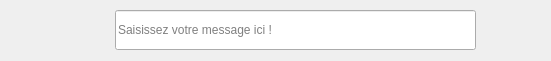
                 <widget class="QWidget" name="bottom_frame" native="true">
                  <property name="minimumSize">
                   <size>
                    <width>551</width>
                    <height>61</height>
                   </size>
                  </property>
                  <property name="maximumSize">
                   <size>
                    <width>16777215</width>
                    <height>61</height>
                   </size>
                  </property>
                  <property name="styleSheet">
                   <string notr="true">QWidget.QPushButton{
border-radius:20px;}</string>
                  </property>
                  <layout class="QHBoxLayout" name="horizontalLayout_2">
                   <property name="topMargin">
                    <number>0</number>
                   </property>
                   <property name="bottomMargin">
                    <number>0</number>
                   </property>
                   <item>
                    <widget class="QPushButton" name="media_btn">
                     <property name="minimumSize">
                      <size>
                       <width>40</width>
                       <height>40</height>
                      </size>
                     </property>
                     <property name="maximumSize">
                      <size>
                       <width>40</width>
                       <height>40</height>
                      </size>
                     </property>
                     <property name="styleSheet">
                      <string notr="true">/*background-image: url(:/icons/icons/plus.png);*/
background-image: url(:/cils/cils/cil-plus.png);</string>
                     </property>
                     <property name="text">
                      <string/>
                     </property>
                    </widget>
                   </item>
                   <item>
                    <widget class="QWidget" name="entry_frame" native="true">
                     <property name="sizePolicy">
                      <sizepolicy hsizetype="Preferred" vsizetype="Preferred">
                       <horstretch>0</horstretch>
                       <verstretch>0</verstretch>
                      </sizepolicy>
                     </property>
                     <property name="minimumSize">
                      <size>
                       <width>431</width>
                       <height>51</height>
                      </size>
                     </property>
                     <property name="maximumSize">
                      <size>
                       <width>16777215</width>
                       <height>51</height>
                      </size>
                     </property>
                     <property name="styleSheet">
                      <string notr="true"/>
                     </property>
                     <layout class="QHBoxLayout" name="horizontalLayout">
                      <property name="spacing">
                       <number>9</number>
                      </property>
                      <property name="leftMargin">
                       <number>9</number>
                      </property>
                      <property name="topMargin">
                       <number>0</number>
                      </property>
                      <property name="rightMargin">
                       <number>18</number>
                      </property>
                      <property name="bottomMargin">
                       <number>0</number>
                      </property>
                      <item>
                       <widget class="QPushButton" name="emoji_btn">
                        <property name="minimumSize">
                         <size>
                          <width>40</width>
                          <height>40</height>
                         </size>
                        </property>
                        <property name="maximumSize">
                         <size>
                          <width>40</width>
                          <height>40</height>
                         </size>
                        </property>
                        <property name="styleSheet">
                         <string notr="true">background-image: url(:/cils/cils/cil-mood-good.png);</string>
                        </property>
                        <property name="text">
                         <string/>
                        </property>
                       </widget>
                      </item>
                      <item>
                       <widget class="QLineEdit" name="entry_field">
                        <property name="minimumSize">
                         <size>
                          <width>331</width>
                          <height>40</height>
                         </size>
                        </property>
                        <property name="maximumSize">
                         <size>
                          <width>16777215</width>
                          <height>40</height>
                         </size>
                        </property>
                        <property name="styleSheet">
                         <string notr="true"/>
                        </property>
                        <property name="frame">
                         <bool>true</bool>
                        </property>
                        <property name="placeholderText">
                         <string>Saisissez votre message ici !</string>
                        </property>
                       </widget>
                      </item>
                     </layout>
                    </widget>
                   </item>
                   <item>
                    <widget class="QPushButton" name="send_btn">
                     <property name="minimumSize">
                      <size>
                       <width>40</width>
                       <height>40</height>
                      </size>
                     </property>
                     <property name="maximumSize">
                      <size>
                       <width>40</width>
                       <height>40</height>
                      </size>
                     </property>
                     <property name="styleSheet">
                      <string notr="true">background-image: url(:/svg/svg/icon_send.svg);
background-image: url(:/cils/cils/cil-microphone.png);</string>
                     </property>
                     <property name="text">
                      <string/>
                     </property>
                    </widget>
                   </item>
                  </layout>
                  <zorder>media_btn</zorder>
                  <zorder>send_btn</zorder>
                  <zorder>entry_frame</zorder>
                 </widget>
